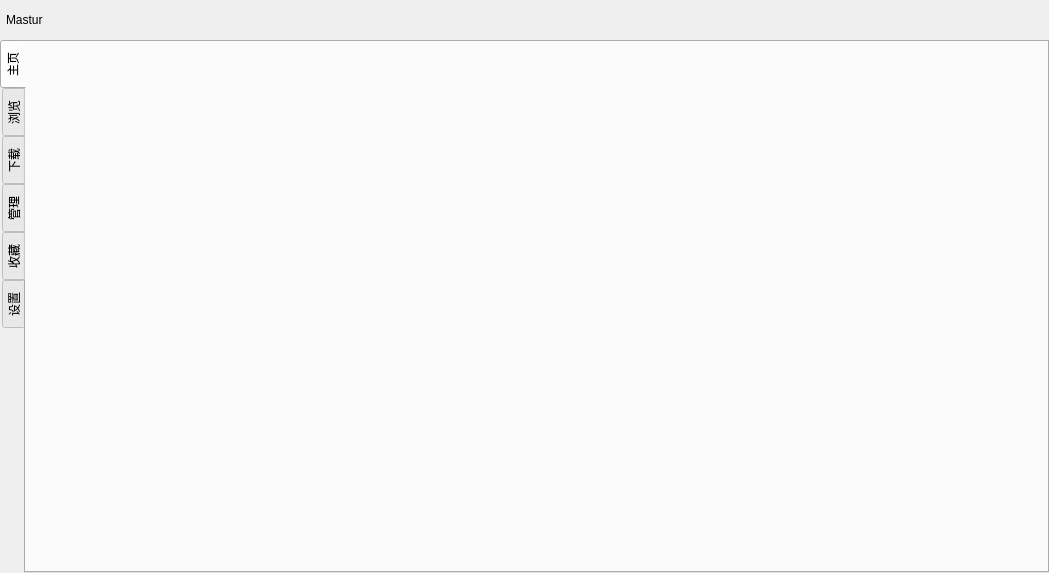
<?xml version="1.0" encoding="UTF-8"?>
<ui version="4.0">
 <class>MasturClass</class>
 <widget class="QWidget" name="MasturClass">
  <property name="geometry">
   <rect>
    <x>0</x>
    <y>0</y>
    <width>1049</width>
    <height>573</height>
   </rect>
  </property>
  <property name="windowTitle">
   <string>Mastur</string>
  </property>
  <layout class="QGridLayout" name="gridLayout">
   <property name="leftMargin">
    <number>0</number>
   </property>
   <property name="topMargin">
    <number>0</number>
   </property>
   <property name="rightMargin">
    <number>0</number>
   </property>
   <property name="bottomMargin">
    <number>0</number>
   </property>
   <property name="spacing">
    <number>0</number>
   </property>
   <item row="0" column="0">
    <widget class="QWidget" name="header" native="true">
     <property name="minimumSize">
      <size>
       <width>0</width>
       <height>0</height>
      </size>
     </property>
     <layout class="QGridLayout" name="gridLayout_2">
      <property name="leftMargin">
       <number>0</number>
      </property>
      <property name="topMargin">
       <number>0</number>
      </property>
      <property name="rightMargin">
       <number>0</number>
      </property>
      <property name="bottomMargin">
       <number>0</number>
      </property>
      <property name="spacing">
       <number>0</number>
      </property>
      <item row="0" column="0">
       <widget class="QLabel" name="title">
        <property name="text">
         <string>Mastur</string>
        </property>
        <property name="margin">
         <number>2</number>
        </property>
        <property name="indent">
         <number>6</number>
        </property>
       </widget>
      </item>
      <item row="0" column="1">
       <spacer name="horizontalSpacer">
        <property name="orientation">
         <enum>Qt::Horizontal</enum>
        </property>
        <property name="sizeHint" stdset="0">
         <size>
          <width>0</width>
          <height>20</height>
         </size>
        </property>
       </spacer>
      </item>
      <item row="0" column="2">
       <widget class="QWidget" name="winBtns" native="true">
        <property name="minimumSize">
         <size>
          <width>136</width>
          <height>40</height>
         </size>
        </property>
        <property name="maximumSize">
         <size>
          <width>136</width>
          <height>40</height>
         </size>
        </property>
        <layout class="QHBoxLayout" name="horizontalLayout">
         <property name="spacing">
          <number>0</number>
         </property>
         <property name="leftMargin">
          <number>0</number>
         </property>
         <property name="topMargin">
          <number>0</number>
         </property>
         <property name="rightMargin">
          <number>0</number>
         </property>
         <property name="bottomMargin">
          <number>0</number>
         </property>
         <item>
          <widget class="QPushButton" name="btnSettings">
           <property name="minimumSize">
            <size>
             <width>34</width>
             <height>40</height>
            </size>
           </property>
           <property name="maximumSize">
            <size>
             <width>34</width>
             <height>40</height>
            </size>
           </property>
           <property name="text">
            <string/>
           </property>
           <property name="icon">
            <iconset resource="Mastur.qrc">
             <normaloff>:/assets/img/setting.png</normaloff>:/assets/img/setting.png</iconset>
           </property>
           <property name="iconSize">
            <size>
             <width>20</width>
             <height>20</height>
            </size>
           </property>
           <property name="flat">
            <bool>true</bool>
           </property>
          </widget>
         </item>
         <item>
          <widget class="QPushButton" name="btnMini">
           <property name="minimumSize">
            <size>
             <width>34</width>
             <height>40</height>
            </size>
           </property>
           <property name="maximumSize">
            <size>
             <width>34</width>
             <height>40</height>
            </size>
           </property>
           <property name="text">
            <string/>
           </property>
           <property name="icon">
            <iconset resource="Mastur.qrc">
             <normaloff>:/assets/img/mini.png</normaloff>:/assets/img/mini.png</iconset>
           </property>
           <property name="iconSize">
            <size>
             <width>20</width>
             <height>20</height>
            </size>
           </property>
           <property name="flat">
            <bool>true</bool>
           </property>
          </widget>
         </item>
         <item>
          <widget class="QPushButton" name="btnMax">
           <property name="minimumSize">
            <size>
             <width>34</width>
             <height>40</height>
            </size>
           </property>
           <property name="maximumSize">
            <size>
             <width>34</width>
             <height>40</height>
            </size>
           </property>
           <property name="text">
            <string/>
           </property>
           <property name="icon">
            <iconset resource="Mastur.qrc">
             <normaloff>:/assets/img/max.png</normaloff>:/assets/img/max.png</iconset>
           </property>
           <property name="iconSize">
            <size>
             <width>20</width>
             <height>20</height>
            </size>
           </property>
           <property name="flat">
            <bool>true</bool>
           </property>
          </widget>
         </item>
         <item>
          <widget class="QPushButton" name="btnClose">
           <property name="minimumSize">
            <size>
             <width>34</width>
             <height>40</height>
            </size>
           </property>
           <property name="maximumSize">
            <size>
             <width>34</width>
             <height>40</height>
            </size>
           </property>
           <property name="text">
            <string/>
           </property>
           <property name="icon">
            <iconset resource="Mastur.qrc">
             <normaloff>:/assets/img/close.png</normaloff>:/assets/img/close.png</iconset>
           </property>
           <property name="iconSize">
            <size>
             <width>20</width>
             <height>20</height>
            </size>
           </property>
           <property name="flat">
            <bool>true</bool>
           </property>
          </widget>
         </item>
        </layout>
       </widget>
      </item>
     </layout>
    </widget>
   </item>
   <item row="1" column="0">
    <widget class="QTabWidget" name="viewWidget">
     <property name="styleSheet">
      <string notr="true"/>
     </property>
     <property name="tabPosition">
      <enum>QTabWidget::West</enum>
     </property>
     <property name="tabShape">
      <enum>QTabWidget::Rounded</enum>
     </property>
     <property name="currentIndex">
      <number>0</number>
     </property>
     <property name="elideMode">
      <enum>Qt::ElideNone</enum>
     </property>
     <property name="tabBarAutoHide">
      <bool>true</bool>
     </property>
     <widget class="QWidget" name="home">
      <attribute name="title">
       <string>主页</string>
      </attribute>
     </widget>
     <widget class="QWidget" name="view">
      <attribute name="title">
       <string>浏览</string>
      </attribute>
     </widget>
     <widget class="QWidget" name="download">
      <attribute name="title">
       <string>下载</string>
      </attribute>
     </widget>
     <widget class="QWidget" name="manage">
      <attribute name="title">
       <string>管理</string>
      </attribute>
     </widget>
     <widget class="QWidget" name="star">
      <attribute name="title">
       <string>收藏</string>
      </attribute>
     </widget>
     <widget class="QWidget" name="settings">
      <attribute name="title">
       <string>设置</string>
      </attribute>
     </widget>
    </widget>
   </item>
  </layout>
 </widget>
 <layoutdefault spacing="6" margin="11"/>
 <resources>
  <include location="Mastur.qrc"/>
  <include location="../../Gitlab/EPR-Fitting Qt/fitting.qrc"/>
 </resources>
 <connections/>
</ui>
